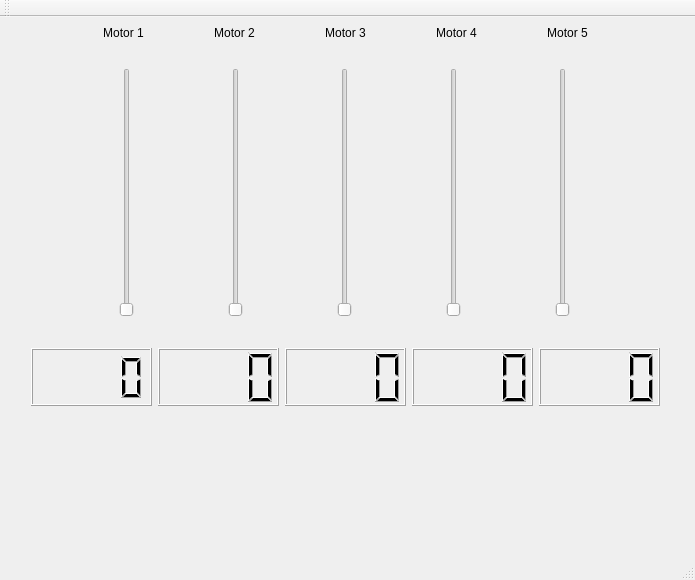
<?xml version="1.0" encoding="UTF-8"?>
<ui version="4.0">
 <class>RobotController</class>
 <widget class="QMainWindow" name="RobotController">
  <property name="geometry">
   <rect>
    <x>0</x>
    <y>0</y>
    <width>695</width>
    <height>580</height>
   </rect>
  </property>
  <property name="windowTitle">
   <string>RobotController</string>
  </property>
  <widget class="QWidget" name="centralWidget">
   <widget class="QWidget" name="horizontalLayoutWidget">
    <property name="geometry">
     <rect>
      <x>20</x>
      <y>40</y>
      <width>651</width>
      <height>271</height>
     </rect>
    </property>
    <layout class="QHBoxLayout" name="horizontalLayout">
     <item>
      <widget class="QSlider" name="motorControlSlider_1">
       <property name="singleStep">
        <number>0</number>
       </property>
       <property name="orientation">
        <enum>Qt::Vertical</enum>
       </property>
      </widget>
     </item>
     <item>
      <widget class="QSlider" name="motorControlSlider_2">
       <property name="orientation">
        <enum>Qt::Vertical</enum>
       </property>
      </widget>
     </item>
     <item>
      <widget class="QSlider" name="motorControlSlider_3">
       <property name="orientation">
        <enum>Qt::Vertical</enum>
       </property>
      </widget>
     </item>
     <item>
      <widget class="QSlider" name="motorControlSlider_4">
       <property name="orientation">
        <enum>Qt::Vertical</enum>
       </property>
      </widget>
     </item>
     <item>
      <widget class="QSlider" name="motorControlSlider_5">
       <property name="orientation">
        <enum>Qt::Vertical</enum>
       </property>
      </widget>
     </item>
    </layout>
   </widget>
   <widget class="QWidget" name="horizontalLayoutWidget_2">
    <property name="geometry">
     <rect>
      <x>20</x>
      <y>320</y>
      <width>651</width>
      <height>80</height>
     </rect>
    </property>
    <layout class="QHBoxLayout" name="horizontalLayout_2">
     <item>
      <widget class="QLCDNumber" name="motorLCD_1">
       <property name="smallDecimalPoint">
        <bool>true</bool>
       </property>
       <property name="digitCount">
        <number>4</number>
       </property>
      </widget>
     </item>
     <item>
      <widget class="QLCDNumber" name="motorLCD_2">
       <property name="smallDecimalPoint">
        <bool>false</bool>
       </property>
       <property name="digitCount">
        <number>4</number>
       </property>
      </widget>
     </item>
     <item>
      <widget class="QLCDNumber" name="motorLCD_3">
       <property name="smallDecimalPoint">
        <bool>false</bool>
       </property>
       <property name="digitCount">
        <number>4</number>
       </property>
      </widget>
     </item>
     <item>
      <widget class="QLCDNumber" name="motorLCD_4">
       <property name="smallDecimalPoint">
        <bool>false</bool>
       </property>
       <property name="digitCount">
        <number>4</number>
       </property>
      </widget>
     </item>
     <item>
      <widget class="QLCDNumber" name="motorLCD_5">
       <property name="smallDecimalPoint">
        <bool>false</bool>
       </property>
       <property name="digitCount">
        <number>4</number>
       </property>
      </widget>
     </item>
    </layout>
   </widget>
   <widget class="QWidget" name="horizontalLayoutWidget_3">
    <property name="geometry">
     <rect>
      <x>60</x>
      <y>0</y>
      <width>571</width>
      <height>31</height>
     </rect>
    </property>
    <layout class="QHBoxLayout" name="horizontalLayout_3">
     <item>
      <widget class="QLabel" name="motorLabel">
       <property name="text">
        <string>Motor 1</string>
       </property>
       <property name="alignment">
        <set>Qt::AlignCenter</set>
       </property>
      </widget>
     </item>
     <item>
      <widget class="QLabel" name="motorLabel_2">
       <property name="text">
        <string>Motor 2</string>
       </property>
       <property name="alignment">
        <set>Qt::AlignCenter</set>
       </property>
      </widget>
     </item>
     <item>
      <widget class="QLabel" name="motorLabel_3">
       <property name="text">
        <string>Motor 3</string>
       </property>
       <property name="alignment">
        <set>Qt::AlignCenter</set>
       </property>
      </widget>
     </item>
     <item>
      <widget class="QLabel" name="motorLabel_4">
       <property name="text">
        <string>Motor 4</string>
       </property>
       <property name="alignment">
        <set>Qt::AlignCenter</set>
       </property>
      </widget>
     </item>
     <item>
      <widget class="QLabel" name="motorLabel_5">
       <property name="text">
        <string>Motor 5</string>
       </property>
       <property name="alignment">
        <set>Qt::AlignCenter</set>
       </property>
      </widget>
     </item>
    </layout>
   </widget>
  </widget>
  <widget class="QMenuBar" name="menuBar">
   <property name="geometry">
    <rect>
     <x>0</x>
     <y>0</y>
     <width>695</width>
     <height>21</height>
    </rect>
   </property>
  </widget>
  <widget class="QToolBar" name="mainToolBar">
   <attribute name="toolBarArea">
    <enum>TopToolBarArea</enum>
   </attribute>
   <attribute name="toolBarBreak">
    <bool>false</bool>
   </attribute>
  </widget>
  <widget class="QStatusBar" name="statusBar"/>
 </widget>
 <layoutdefault spacing="6" margin="11"/>
 <resources/>
 <connections/>
</ui>
